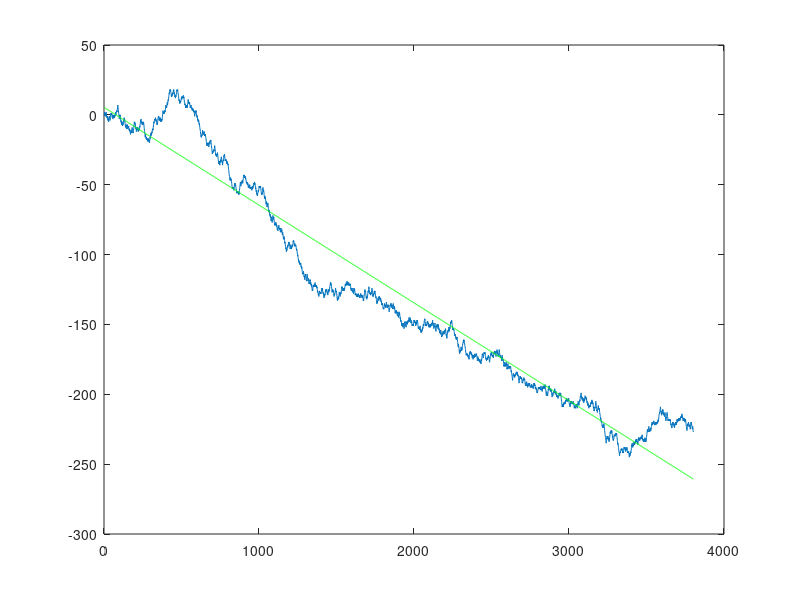

MATLAB code for this plot:
%%%%%%%%%%%%% BOUDIA Dimitri & HOARAU Alexandre %%%%%%%%%%%%%%
%%%%%%%% Projet tuteuré : Comment gagner au Blackjack %%%%%%%%
%%%%%%%%%%%%%%% Programme MATLAB: Blackjack.m %%%%%%%%%%%%%%%%
%%%%%%%%%%%%%%%%%% Description du programme %%%%%%%%%%%%%%%%%%
% Variables d'entrées : jeu (représentation du sabot de cartes) , 
%                       X1,X2 et X3 (représentation du tableau de la
%                       stratégie de base)
% Variables de sorties : joueur (main du joueur) , croupier (main du croupier) 
%                        et sum (représentation des gains
%                        et des pertes du joueur)
% On génère un jeu de 208

function[] = Blackjack()

% Tableau de la stratégie de base de Monsieur M %
X1 =[0 0 0 0 0 0 0 0 0 0 0 ;
     0 0 0 0 0 0 0 0 0 0 0 ;
     0 0 0 0 0 0 0 0 0 0 0 ;
     0 0 0 0 0 0 0 0 0 0 0 ;
     0 2 2 2 2 2 2 2 2 2 0 ;%5 
     0 2 2 2 2 2 2 2 2 2 0 ;%6
     0 2 2 2 2 2 2 2 2 2 0 ;%7
     0 2 2 2 2 2 2 2 2 2 2 ;%8
     0 2 3 3 3 3 2 2 2 2 2 ;%9
     0 3 3 3 3 3 3 3 3 2 2 ;%10
     0 3 3 3 3 3 3 3 3 2 2 ;%11
     0 2 2 1 1 1 2 2 2 2 0 ;%12
     0 1 1 1 1 1 2 2 2 2 0 ;%13
     0 1 1 1 1 1 2 2 2 0 0 ;%14
     0 1 1 1 1 1 2 2 2 0 0 ;%15
     0 1 1 1 1 1 2 2 0 0 0 ;%16
     0 1 1 1 1 1 1 1 1 1 0 ;%17
     0 1 1 1 1 1 1 1 1 1 1 ;%18
     0 1 1 1 1 1 1 1 1 1 1 ;%19
     0 1 1 1 1 1 1 1 1 1 1 ;%20
     0 1 1 1 1 1 1 1 1 1 1 ];%21
     
     
     
X2 =[0 0 0 0 0 0 0 0 0 0 0 ;
     0 4 4 4 4 4 4 2 2 2 2 ;%2 2
     0 4 4 4 4 4 4 2 2 2 0 ;%3 3
     0 2 2 2 4 4 2 2 2 2 2 ;%4 4
     0 3 3 3 3 3 3 3 3 2 2 ;%5 5
     0 4 4 4 4 4 2 2 2 2 0 ;%6 6
     0 4 4 4 4 4 4 2 2 0 0 ;%7 7
     0 4 4 4 4 4 4 4 4 0 0 ;%8 8
     0 4 4 4 4 4 1 4 4 1 1 ;%9 9
     0 1 1 1 1 1 1 1 1 1 1 ;%10 10
     0 4 4 4 4 4 4 4 4 4 2 ];%A A
     
X3 =[0 0 0 0 0 0 0 0 0 0 0 ;
     0 2 2 2 3 3 2 2 2 2 2 ;%A 2
     0 2 2 2 3 3 2 2 2 2 2 ;%A 3
     0 2 2 3 3 3 2 2 2 2 2 ;%A 4
     0 2 2 3 3 3 2 2 2 2 2 ;%A 5
     0 2 3 3 3 3 2 2 2 2 2 ;%A 6
     0 1 3 3 3 3 1 1 2 2 2 ;%A 7
     0 1 1 1 1 1 1 1 1 1 1 ;%A 8
     0 1 1 1 1 1 1 1 1 1 1 ;%A 9
     0 1 1 1 1 1 1 1 1 1 1 ];%A 10

sum=0;
ntotal=0;
nmain=1;


%On génère 100 jeux de 208 cartes %
for d=1:100

jeu=zeros(208,1) ;   %on génère un jeu de 208 cartes 

    for k= 1:1
   
    n=1;             % n est le compteur du nombres total de cartes générés
    compte1 = 0;     % on inialise les compteurs à 0
    compte2 = 0;     % chaque compteur compte le nombre de carte sorti
    compte3 = 0;     % exemple : compte1 permet de compter le nombre d'AS généré etc..
    compte4 = 0;
    compte5 = 0;
    compte6 = 0;
    compte7 = 0;
    compte8 = 0;
    compte9 = 0;
    compte10 = 0;
    compte11 = 0;
    compte12 = 0;
    compte13 = 0;
    
   while n <= 208                           % ici la boucle while sera fonctionnel tant que n est inférieur ou égale à 208 
       
         Carte = randi(13) ;                %on génère des entiers au hasard de 1 à 13 et on les ajoute à la variable carte
         
        if Carte==1 && compte1< 16          % si la carte généré vaut 1 et que le compteur compte1 est inférieur à 16
            
                    compte1=compte1 + 1;    % on incrémente le compteur compte1 de 1
                        
                       jeu(n,k) = Carte;    % on ajoute la valeur de carte au vecteur jeu
                       n=n+1;               % on incrémente le compteur n de 1
        end
        
              
        if Carte==2 && compte2< 16          % les autres blocs des "if" fonctionnent comme le premier
            
                    compte2=compte2 + 1;
                    
                       jeu(n,k) = Carte;
                       n=n+1;
                       
        end
              
        if Carte==3 && compte3< 16
            
                    compte3=compte3 + 1;
                       jeu(n,k) = Carte;
                       n=n+1;
        end
              
        if Carte==4 && compte4< 16
            
                    compte4=compte4 + 1;
                       jeu(n,k) = Carte;
                       n=n+1;
        end
              
        if Carte==5 && compte5< 16
            
                    compte5=compte5 + 1;
                       jeu(n,k) = Carte;
                       n=n+1;
        end
        
         if Carte==6 && compte6< 16
            
                    compte6=compte6 + 1;
                       jeu(n,k) = Carte;
                       n=n+1;
        end
        
              
        if Carte==7 && compte7< 16
            
                    compte7=compte7 + 1;
                       jeu(n,k) = Carte;
                       n=n+1;
        end
              
        if Carte==8 && compte8< 16
            
                    compte8=compte8 + 1;
                       jeu(n,k) = Carte;
                       n=n+1;
        end
              
        if Carte==9 && compte9< 16
            
                    compte9=compte9 + 1;
                       jeu(n,k) = Carte;
                       n=n+1;
        end
              
        if Carte==10 && compte10< 16
            
                    compte10=compte10 + 1;
                       jeu(n,k) = Carte;
                       n=n+1;
         
        end
        if Carte==11 && compte11< 16
            
                   compte11=compte11 + 1;
                       jeu(n,k) = Carte;
                       n=n+1;
        end
        
          if Carte==12 && compte12< 16
            
                    compte12=compte12 + 1;
                       jeu(n,k) = Carte;
                       n=n+1;
         
        end
        if Carte==13 && compte13< 16
            
                   compte13=compte13 + 1;
                       jeu(n,k) = Carte;
                       n=n+1;
        end
        
        
   end   
% Fin du bloc concernant la génération du jeu 
   
   

% On traite les cas des figures et  de l'AS dans ce bloc   
    for j = 1:208                                                           % on parcours les lignes du vecteur jeu
        for i = 1:size(jeu,2)                                               % on parcours les colonnes du vecteur jeu
            if (jeu(j,i) == 11) || (jeu(j,i) == 12 )|| (jeu (j,i) == 13 )   % on selectionne tous les éléments 
                                                                            % du vecteur qui valent 11, 12 et 13
                jeu(j,i) = 10;                                              % et on les transforme en 10
           
            end
            if jeu(j,i) == 1                                 % On prend la valeur de l'As à 11 par défaut, le changement
                jeu(j,i) = 11;                               % se fera plus tard
            end
        end 
        
    end
    %jeu(:,1)  % afficher toutes les valeurs sorti en colonnes
    %size(jeu,1)
    end
    
    z=1;            %Représente la position de la carte dans le sabot, qui va permettre de parcourir le vecteur jeu
    nbcmptjr=1;     %Compteur du nombres de cartes du joueur
    nbcmptcrp=1;
    countcrp=0;     %Valeur totale des cartes du croupier
    countjr=0;      %Valeur totale des cartes du joueur
    f=1;
    drapeaujr=0;    %Compteur de nombre d'AS dans la main du joueur
    drapeaucrp=0;   %Compteur de nombre d'AS dans la main du croupier
    joueur=zeros(10);   %Vecteur joueur représentant les cartes dans la main du joueur
    croupier=zeros(10); %Vecteur croupier représentant les cartes dans la main du croupier
    
% On commence à jouer dans cette partie    
    while z<200        %Tant que l'on a pas parcouru tout le jeu
              
        
        if nbcmptjr<2 && countjr==0 && countcrp==0 %Si le joueur ne dispose d'aucune carte et que la valeur de ses cartes est égale à 0 
                                                   %mais aussi que la valeur des cartes du croupier
                                                   %est égale à zéro.
            
          joueur(z,1)=jeu(z,1);         %On tire une première carte pour le joueur dans le vecteur jeu à la position z 
          countjr=countjr+joueur(z,1);  %On ajoute la valeur tiré au cartes du joueur
          z=z+1;                        %On incrémente le pointeur du vecteur jeu
          nbcmptjr=nbcmptjr+1;          %On incrémente le compteur du nombre de cartes du joueur
          
          croupier(z,1)=jeu(z,1);         %On tire une carte pour le croupier dans le vecteur jeu à la position z 
          countcrp=countcrp+croupier(z,1);                                 
          z=z+1;                          %On incrémente le pointeur du vecteur jeu
          nbcmptcrp=nbcmptcrp+1;
          
          joueur(z,1)=jeu(z,1);
          countjr=countjr+joueur(z,1);
          z=z+1;                   
          nbcmptjr=nbcmptjr+1;     
% Fin du bloc concernant le tirage des cartes pour la prise de decision du
% joueur
          
joueur(:,1);
decision=0;                                    %decision est la variable qui permet de récupérer les éléments de la matrice
x=countjr;
y=countcrp;
% x
% y


% On traite la partie de la prise de décision du joueur dans ce bloc
              if countjr<22
                  decision = X1(x,y);
              end
                if decision==1
                    countjr==countjr;
                elseif decision==2
                    joueur(z,1)=jeu(z,1);
                    countjr=countjr+joueur(z,1);
                    z=z+1;                   
                    nbcmptjr=nbcmptjr+1;
                elseif decision==3
                    joueur(z,1)=jeu(z,1);
                    countjr=countjr+joueur(z,1);
                    z=z+1;                   
                    nbcmptjr=nbcmptjr+1;
%                     sum=sum+2;
                elseif decision==4
                end
% Fin du bloc de la prise de décision
                
          
          while countcrp < 17                   %Tant que la valeur des cartes du croupier est inférieur à 17
                
               croupier(z,1)=jeu(z,1);          %On tire une carte pour le croupier dans le vecteur jeu â€¡ la position z 
               countcrp=countcrp+croupier(z,1);                                 
                z=z+1;                          %On incrÃˆmente le pointeur du vecteur jeu
                nbcmptcrp=nbcmptcrp+1;
                            
          end


% On traite la partie concernant l'AS dans ce bloc
          for p = 1:size(joueur,1)              %On parcours le vecteur joueur   
                if joueur(p,1) ==  11           %Quand on tire une carte de valeur 11
                    drapeaujr=drapeaujr+1;      %On incrémente le drapeau
                end
          end
            
            if countjr>21 && drapeaujr>0        %Si la valeur totale des cartes du joueur sont supérieures à 21 et qu'il y a un drapeau
                countjr=countjr-10;             %On compte l'AS comme un 1 et non un 11
                drapeaujr=drapeaujr-1;          %On décrémente le drapeau
                if countjr<21
                    joueur(z,1)=jeu(z,1);
                    countjr=countjr+joueur(z,1);
                    z=z+1;                   
                    nbcmptjr=nbcmptjr+1; 
                end
            end
            
            for p = 1:size(croupier,1)          %On fait le même raisonnement pour les cartes du croupier
                if croupier(p,1) == 11
                    drapeaucrp=drapeaucrp+1;
                end
            end
            
            if countcrp>21 && drapeaucrp>0
                countcrp=countcrp-10;
                drapeaucrp=drapeaucrp-1;
                if countcrp<17
                   croupier(z,1)=jeu(z,1);     
                   countcrp=countcrp+croupier(z,1);                                 
                   z=z+1; 
                   nbcmptcrp=nbcmptcrp+1;
                end
            end
% Fin du traitement de l'AS            
             
                
% Partie concernant le calcul des gains/pertes du joueur
            if countjr>countcrp && countjr<=21 || countcrp>21 && countjr<=21 || countjr==21 && countcrp==21     %Les cas où le joueur gagne la partie
                sum=sum+1;                                                                                         %on a un gain
            elseif countjr<countcrp && countcrp<=21 || countjr>21                                               %Les cas où le croupier gagne 
                sum=sum-1;                                                                                         %On a une perte
            elseif countcrp>21 && countjr>21                                                                    %Le coupier et le joueur ont tous les deux dépasser 21
                sum=sum-1;                                                                                         %C'est le joueur qui perd
            elseif countjr==countcrp && countcrp<21 && countjr<21                                               %Les cas où il y a égalité
                sum=sum+0;                                                                                          %On a ni perte ni gain chacun reprend sa mise
           
            end
            sum                                                                                                 %On affiche sum pour voir les gains et pertes
            sumvect(nmain,1)=sum;
% Fin du bloc concernant le calcul des gains/pertes du joueur            
            
            
        countjr=0;
        countcrp=0;
        nbcmptjr=1;     
        nbcmptcrp=1;
        drapeaucrp=0;
        drapeaujr=0;
        joueur=zeros(10);
        croupier=zeros(10);
%         z
        
        end

        
  
  ntotal=ntotal+z;
  N(nmain,1)=nmain;
  nmain=nmain+1;
      end
    end

% On affiche le coefficient directeur de la droite et l'ordonnée à
% l'origine
 a = polyfit(N,sumvect,1)
%  Revoir l'abscisse b > car si positif pb de pente ou sinn pb de coeff a
 tendance = a(1,1)*N+a(1,2); 
% On trace la courbe des gains/pertes sur toutes les mains joués
 plot(N,sumvect);
 hold on;
 plot(N,tendance,'g');
 hold off;
end
